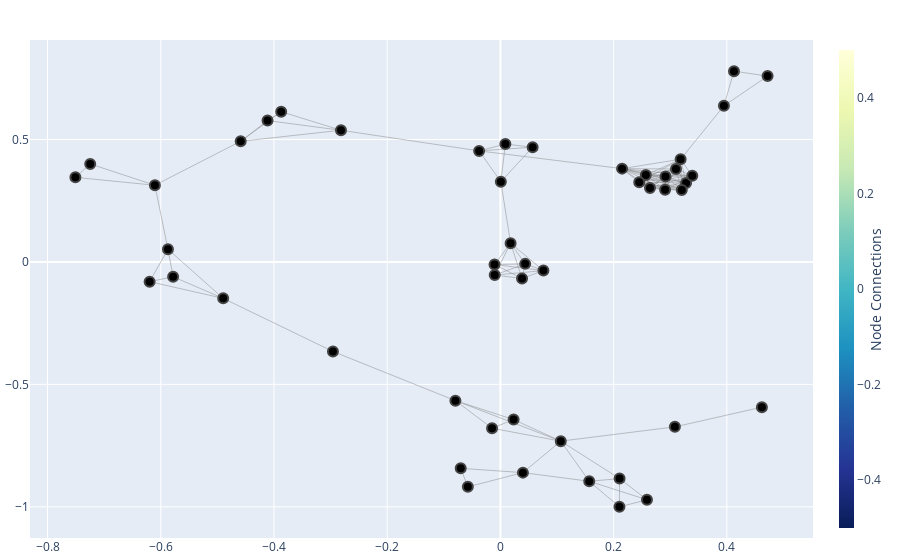

Write notebook code for a chart like this one.
### Code cell
plot_graph(G.subgraph(sorted(nx.connected_components(sub_G), key = len, reverse=True)[0]))

### Figure 1 — Plotly figure (JSON) as saved in the notebook; plotly's stock layout.template omitted (floating-point values rounded to 4 significant figures; data arrays with more than 128 entries replaced by an {"elided": "..."} marker saying what was removed)
{"data": [{"hoverinfo": "none", "line": {"color": "#888", "width": 0.5}, "mode": "lines", "type": "scatter", "x": {"elided": "369 float values"}, "y": {"elided": "369 float values"}}, {"hoverinfo": "text", "marker": {"color": [], "colorbar": {"thickness": 15, "title": {"side": "right", "text": "Node Connections"}, "xanchor": "left"}, "colorscale": [[0, "rgb(255,255,217)"], [0.125, "rgb(237,248,177)"], [0.25, "rgb(199,233,180)"], [0.375, "rgb(127,205,187)"], [0.5, "rgb(65,182,196)"], [0.625, "rgb(29,145,192)"], [0.75, "rgb(34,94,168)"], [0.875, "rgb(37,52,148)"], [1, "rgb(8,29,88)"]], "line": {"width": 2}, "reversescale": true, "showscale": true, "size": 10}, "mode": "markers", "text": ["{'work': 69.0, 'school': 23.0, 'home': 20.0, 'age': 27.0, 'private_healthcare': True}", "{'work': 27.0, 'school': nan, 'home': 20.0, 'age': 27.0, 'private_healthcare': False}", "{'work': nan, 'school': 18.0, 'home': 20.0, 'age': 5.0, 'private_healthcare': True}", "{'work': nan, 'school': 18.0, 'home': 20.0, 'age': 5.0, 'private_healthcare': True}", "{'work': nan, 'school': nan, 'home': 20.0, 'age': 18.0, 'private_healthcare': True}", "{'work': nan, 'school': nan, 'home': 20.0, 'age': 44.0, 'private_healthcare': False}", "{'work': nan, 'school': nan, 'home': 20.0, 'age': 37.0, 'private_healthcare': True}", "{'work': nan, 'school': 22.0, 'home': 20.0, 'age': 3.0, 'private_healthcare': True}", "{'work': 8.0, 'school': nan, 'home': 20.0, 'age': 21.0, 'private_healthcare': True}", "{'work': 3.0, 'school': nan, 'home': 20.0, 'age': 39.0, 'private_healthcare': True}", "{'work': 20.0, 'school': nan, 'home': 20.0, 'age': 29.0, 'private_healthcare': True}", "{'work': nan, 'school': 20.0, 'home': 20.0, 'age': 13.0, 'private_healthcare': True}", "{'work': nan, 'school': nan, 'home': 20.0, 'age': 42.0, 'private_healthcare': False}", "{'work': nan, 'school': 22.0, 'home': 20.0, 'age': 4.0, 'private_healthcare': True}", "{'work': 242.0, 'school': nan, 'home': 20.0, 'age': 56.0, 'private_healthcare': True}", "{'work': 167.0, 'school': nan, 'home': 20.0, 'age': 46.0, 'private_healthcare': True}", "{'work': nan, 'school': 20.0, 'home': 20.0, 'age': 3.0, 'private_healthcare': True}", "{'work': nan, 'school': 20.0, 'home': 20.0, 'age': 12.0, 'private_healthcare': False}", "{'work': nan, 'school': nan, 'home': 20.0, 'age': 47.0, 'private_healthcare': True}", "{'work': 20.0, 'school': nan, 'home': 20.0, 'age': 39.0, 'private_healthcare': False}", "{'work': 20.0, 'school': nan, 'home': 20.0, 'age': 65.0, 'private_healthcare': True}", "{'work': nan, 'school': 18.0, 'home': 20.0, 'age': 7.0, 'private_healthcare': True}", "{'work': nan, 'school': 19.0, 'home': 20.0, 'age': 11.0, 'private_healthcare': False}", "{'work': nan, 'school': nan, 'home': 20.0, 'age': 71.0, 'private_healthcare': False}", "{'work': 20.0, 'school': 23.0, 'home': 20.0, 'age': 35.0, 'private_healthcare': True}", "{'work': nan, 'school': 20.0, 'home': 20.0, 'age': 5.0, 'private_healthcare': False}", "{'work': 223.0, 'school': 169.0, 'home': 20.0, 'age': 43.0, 'private_healthcare': False}", "{'work': nan, 'school': nan, 'home': 20.0, 'age': 71.0, 'private_healthcare': True}", "{'work': nan, 'school': 23.0, 'home': 20.0, 'age': 12.0, 'private_healthcare': True}", "{'work': nan, 'school': 18.0, 'home': 20.0, 'age': 16.0, 'private_healthcare': False}", "{'work': 23.0, 'school': nan, 'home': 20.0, 'age': 49.0, 'private_healthcare': True}", "{'work': nan, 'school': 19.0, 'home': 20.0, 'age': 5.0, 'private_healthcare': True}", "{'work': 83.0, 'school': nan, 'home': 20.0, 'age': 57.0, 'private_healthcare': False}", "{'work': nan, 'school': nan, 'home': 20.0, 'age': 42.0, 'private_healthcare': True}", "{'work': nan, 'school': 20.0, 'home': 20.0, 'age': 3.0, 'private_healthcare': True}", "{'work': 19.0, 'school': nan, 'home': 20.0, 'age': 25.0, 'private_healthcare': True}", "{'work': 2.0, 'school': nan, 'home': 20.0, 'age': 36.0, 'private_healthcare': True}", "{'work': 2.0, 'school': nan, 'home': 20.0, 'age': 24.0, 'private_healthcare': True}", "{'work': nan, 'school': 23.0, 'home': 20.0, 'age': 7.0, 'private_healthcare': True}", "{'work': 49.0, 'school': nan, 'home': 20.0, 'age': 41.0, 'private_healthcare': True}", "{'work': nan, 'school': nan, 'home': 20.0, 'age': 26.0, 'private_healthcare': True}", "{'work': 1.0, 'school': nan, 'home': 20.0, 'age': 42.0, 'private_healthcare': True}", "{'work': 1.0, 'school': nan, 'home': 20.0, 'age': 57.0, 'private_healthcare': True}", "{'work': 20.0, 'school': nan, 'home': 20.0, 'age': 39.0, 'private_healthcare': True}", "{'work': nan, 'school': 341.0, 'home': 20.0, 'age': 18.0, 'private_healthcare': True}", "{'work': nan, 'school': 24.0, 'home': 20.0, 'age': 9.0, 'private_healthcare': True}", "{'work': nan, 'school': 247.0, 'home': 20.0, 'age': 13.0, 'private_healthcare': False}", "{'work': 20.0, 'school': nan, 'home': 20.0, 'age': 31.0, 'private_healthcare': False}", "{'work': 21.0, 'school': nan, 'home': 20.0, 'age': 23.0, 'private_healthcare': True}"], "type": "scatter", "x": [0.0397, 0.4618, -0.4588, -0.5873, 0.3279, -0.7246, 0.3389, 0.2568, 0.07589, -0.3873, 0.03816, 0.2149, 0.008727, 0.31, -0.01481, 0.2102, 0.01795, 0.000735, 0.04372, -0.2959, -0.07953, -0.5782, 0.3947, -0.7508, 0.1066, -0.03763, 0.05686, 0.3203, 0.1569, -0.6103, 0.2588, 0.3183, 0.4125, 0.2642, -0.2817, -0.01042, -0.6197, 0.2916, 0.2104, 0.02325, -0.05756, -0.4114, -0.07018, -0.4897, 0.2908, 0.2452, 0.4719, 0.3082, -0.01011], "y": [-0.8603, -0.593, 0.4927, 0.05196, 0.3221, 0.4001, 0.3518, 0.3549, -0.03536, 0.6136, -0.06748, 0.3811, 0.4814, 0.3795, -0.6789, -1, 0.07675, 0.3274, -0.007838, -0.3656, -0.5663, -0.06055, 0.6374, 0.3454, -0.7317, 0.4535, 0.4686, 0.2936, -0.8956, 0.3133, -0.971, 0.4194, 0.7791, 0.3023, 0.5377, -0.0105, -0.08046, 0.3488, -0.8847, -0.6437, -0.9183, 0.5772, -0.8426, -0.1486, 0.295, 0.3256, 0.7589, -0.6734, -0.05345]}], "layout": {"hovermode": "closest", "margin": {"b": 20, "l": 5, "r": 5, "t": 40}, "showlegend": false}}
